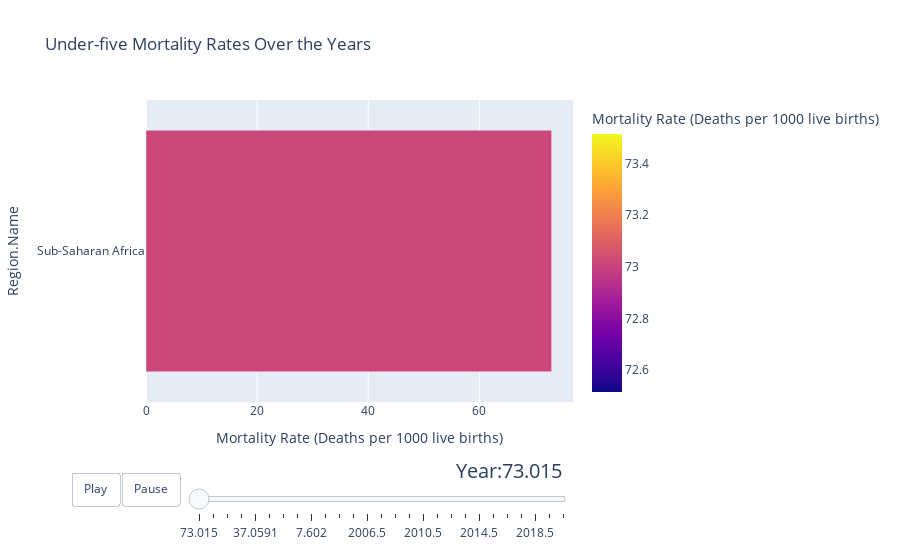

Write notebook code for a chart like this one.
### Code cell
df= pd.read_csv('Regionss-medium.csv', encoding='latin-1')
years = df.columns[5:-1]
years = [str(year) for year in years]

# Create animated bar chart
fig_bar = px.bar(df, x='2021.5', y='Region.Name', orientation='h',
                 animation_frame='2021.5', 
                 color='2021.5',
                 title='Under-five Mortality Rates Over the Years',
                 labels={'2021.5': 'Mortality Rate (Deaths per 1000 live births)'})


# Update layout for animation controls
fig_bar.update_layout(updatemenus=[{
    'type': 'buttons',
    'showactive': False,
    'buttons': [
        {'label': 'Play',
         'method': 'animate',
         'args': [None, {'frame': {'duration': 500, 'redraw': True}, 'fromcurrent': True}]},
        {'label': 'Pause',
         'method': 'animate',
         'args': [[None], {'frame': {'duration': 0, 'redraw': True}, 'mode': 'immediate', 'transition': {'duration': 0}}],
        }],
}])

# Add slider for selecting the year
fig_bar.update_layout(sliders=[{
    'active': 0,
    'yanchor': 'top',
    'xanchor': 'left',
    'currentvalue': {
        'font': {'size': 20},
        'prefix': 'Year:',
        'visible': True,
        'xanchor': 'right',
    },
    'transition': {'duration': 300, 'easing': 'cubic-in-out'},
    'pad': {'b': 10, 't': 50},
    'steps': [{
        'args': [
            [year],
            {
                'frame': {'duration': 300, 'redraw': True},
                'mode': 'immediate',
                'transition': {'duration': 300},
            },
        ],
        'label': str(year),
        'method': 'animate',
    } for year in years],
}])

# Show the plot
fig_bar.show()

### Figure 1 — Plotly figure (JSON) as saved in the notebook; plotly's stock layout.template omitted (floating-point values rounded to 4 significant figures)
{"data": [{"alignmentgroup": "True", "hovertemplate": "Mortality Rate (Deaths per 1000 live births)=%{marker.color}<br>Region.Name=%{y}<extra></extra>", "legendgroup": "", "marker": {"color": [73.02], "coloraxis": "coloraxis", "pattern": {"shape": ""}}, "name": "", "offsetgroup": "", "orientation": "h", "showlegend": false, "textposition": "auto", "type": "bar", "x": [73.02], "xaxis": "x", "y": ["Sub-Saharan Africa"], "yaxis": "y"}], "layout": {"barmode": "relative", "coloraxis": {"colorbar": {"title": {"text": "Mortality Rate (Deaths per 1000 live births)"}}, "colorscale": [[0, "#0d0887"], [0.1111, "#46039f"], [0.2222, "#7201a8"], [0.3333, "#9c179e"], [0.4444, "#bd3786"], [0.5556, "#d8576b"], [0.6667, "#ed7953"], [0.7778, "#fb9f3a"], [0.8889, "#fdca26"], [1, "#f0f921"]]}, "legend": {"tracegroupgap": 0}, "sliders": [{"active": 0, "currentvalue": {"font": {"size": 20}, "prefix": "Year:", "visible": true, "xanchor": "right"}, "len": 0.9, "pad": {"b": 10, "t": 50}, "steps": [{"args": [["73.015"], {"frame": {"duration": 0, "redraw": true}, "fromcurrent": true, "mode": "immediate", "transition": {"duration": 0, "easing": "linear"}}], "label": "73.015", "method": "animate"}, {"args": [["91.4993"], {"frame": {"duration": 0, "redraw": true}, "fromcurrent": true, "mode": "immediate", "transition": {"duration": 0, "easing": "linear"}}], "label": "91.4993", "method": "animate"}, {"args": [["52.8179"], {"frame": {"duration": 0, "redraw": true}, "fromcurrent": true, "mode": "immediate", "transition": {"duration": 0, "easing": "linear"}}], "label": "52.8179", "method": "animate"}, {"args": [["21.8948"], {"frame": {"duration": 0, "redraw": true}, "fromcurrent": true, "mode": "immediate", "transition": {"duration": 0, "easing": "linear"}}], "label": "21.8948", "method": "animate"}, {"args": [["37.0591"], {"frame": {"duration": 0, "redraw": true}, "fromcurrent": true, "mode": "immediate", "transition": {"duration": 0, "easing": "linear"}}], "label": "37.0591", "method": "animate"}, {"args": [["14.6939"], {"frame": {"duration": 0, "redraw": true}, "fromcurrent": true, "mode": "immediate", "transition": {"duration": 0, "easing": "linear"}}], "label": "14.6939", "method": "animate"}, {"args": [["15.9176"], {"frame": {"duration": 0, "redraw": true}, "fromcurrent": true, "mode": "immediate", "transition": {"duration": 0, "easing": "linear"}}], "label": "15.9176", "method": "animate"}, {"args": [["6.1332"], {"frame": {"duration": 0, "redraw": true}, "fromcurrent": true, "mode": "immediate", "transition": {"duration": 0, "easing": "linear"}}], "label": "6.1332", "method": "animate"}, {"args": [["7.602"], {"frame": {"duration": 0, "redraw": true}, "fromcurrent": true, "mode": "immediate", "transition": {"duration": 0, "easing": "linear"}}], "label": "7.602", "method": "animate"}, {"args": [["10.8223"], {"frame": {"duration": 0, "redraw": true}, "fromcurrent": true, "mode": "immediate", "transition": {"duration": 0, "easing": "linear"}}], "label": "10.8223", "method": "animate"}, {"args": [["3.6824"], {"frame": {"duration": 0, "redraw": true}, "fromcurrent": true, "mode": "immediate", "transition": {"duration": 0, "easing": "linear"}}], "label": "3.6824", "method": "animate"}, {"args": [["2005.5"], {"frame": {"duration": 300, "redraw": true}, "mode": "immediate", "transition": {"duration": 300}}], "label": "2005.5", "method": "animate"}, {"args": [["2006.5"], {"frame": {"duration": 300, "redraw": true}, "mode": "immediate", "transition": {"duration": 300}}], "label": "2006.5", "method": "animate"}, {"args": [["2007.5"], {"frame": {"duration": 300, "redraw": true}, "mode": "immediate", "transition": {"duration": 300}}], "label": "2007.5", "method": "animate"}, {"args": [["2008.5"], {"frame": {"duration": 300, "redraw": true}, "mode": "immediate", "transition": {"duration": 300}}], "label": "2008.5", "method": "animate"}, {"args": [["2009.5"], {"frame": {"duration": 300, "redraw": true}, "mode": "immediate", "transition": {"duration": 300}}], "label": "2009.5", "method": "animate"}, {"args": [["2010.5"], {"frame": {"duration": 300, "redraw": true}, "mode": "immediate", "transition": {"duration": 300}}], "label": "2010.5", "method": "animate"}, {"args": [["2011.5"], {"frame": {"duration": 300, "redraw": true}, "mode": "immediate", "transition": {"duration": 300}}], "label": "2011.5", "method": "animate"}, {"args": [["2012.5"], {"frame": {"duration": 300, "redraw": true}, "mode": "immediate", "transition": {"duration": 300}}], "label": "2012.5", "method": "animate"}, {"args": [["2013.5"], {"frame": {"duration": 300, "redraw": true}, "mode": "immediate", "transition": {"duration": 300}}], "label": "2013.5", "method": "animate"}, {"args": [["2014.5"], {"frame": {"duration": 300, "redraw": true}, "mode": "immediate", "transition": {"duration": 300}}], "label": "2014.5", "method": "animate"}, {"args": [["2015.5"], {"frame": {"duration": 300, "redraw": true}, "mode": "immediate", "transition": {"duration": 300}}], "label": "2015.5", "method": "animate"}, {"args": [["2016.5"], {"frame": {"duration": 300, "redraw": true}, "mode": "immediate", "transition": {"duration": 300}}], "label": "2016.5", "method": "animate"}, {"args": [["2017.5"], {"frame": {"duration": 300, "redraw": true}, "mode": "immediate", "transition": {"duration": 300}}], "label": "2017.5", "method": "animate"}, {"args": [["2018.5"], {"frame": {"duration": 300, "redraw": true}, "mode": "immediate", "transition": {"duration": 300}}], "label": "2018.5", "method": "animate"}, {"args": [["2019.5"], {"frame": {"duration": 300, "redraw": true}, "mode": "immediate", "transition": {"duration": 300}}], "label": "2019.5", "method": "animate"}, {"args": [["2020.5"], {"frame": {"duration": 300, "redraw": true}, "mode": "immediate", "transition": {"duration": 300}}], "label": "2020.5", "method": "animate"}], "transition": {"duration": 300, "easing": "cubic-in-out"}, "x": 0.1, "xanchor": "left", "y": 0, "yanchor": "top"}], "title": {"text": "Under-five Mortality Rates Over the Years"}, "updatemenus": [{"buttons": [{"args": [null, {"frame": {"duration": 500, "redraw": true}, "fromcurrent": true}], "label": "Play", "method": "animate"}, {"args": [[null], {"frame": {"duration": 0, "redraw": true}, "mode": "immediate", "transition": {"duration": 0}}], "label": "Pause", "method": "animate"}], "direction": "left", "pad": {"r": 10, "t": 70}, "showactive": false, "type": "buttons", "x": 0.1, "xanchor": "right", "y": 0, "yanchor": "top"}], "xaxis": {"anchor": "y", "categoryarray": [73.02, 91.5, 52.82, 21.89, 37.06, 14.69, 15.92, 6.133, 7.602, 10.82, 3.682], "categoryorder": "array", "domain": [0, 1], "title": {"text": "Mortality Rate (Deaths per 1000 live births)"}}, "yaxis": {"anchor": "x", "domain": [0, 1], "title": {"text": "Region.Name"}}}}
